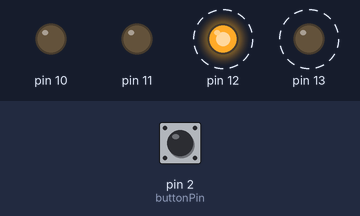
A sketch run on a simulated Arduino Uno, built with avr-gcc and run on an emulated ATmega328P. On the bench: output pins drawn as LEDs (lit = HIGH). Dashed ring = blinking. The test bench sets the inputs (shaded band); at power-on: pin 2 (buttonPin) HIGH.

Above: at 5.0 s.
5.1 s: pin 2 (buttonPin) pulled LOW for 0.15 s
At 5.6 s:
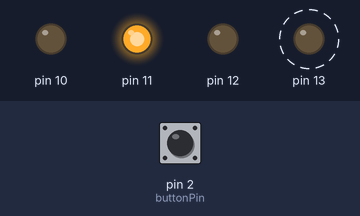
At 6.5 s:
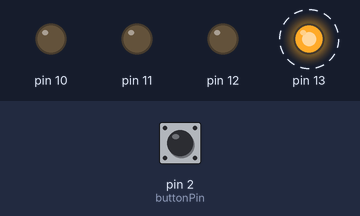
Timing chart, 0 to 14.1 s (numbered marks = the images above; inputs shaded):
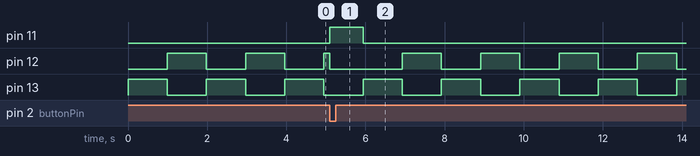

Measured:
- after the input at 5.1 s, pin 11: LOW → HIGH at once, → LOW 0.84 s later
- by itself, pin 12: repeats every 2.0 s: HIGH 0.99 s, LOW 0.99 s
- by itself, pin 13: alternates HIGH for 0.99 s and LOW for 0.99 s

The sketch:

queueWithButtonAdd.ino
```cpp
#include <Arduino_FreeRTOS.h>
#include <queue.h>

typedef void (*TaskFunction)(void*);

typedef struct {
  TaskFunction function;
  void *parameters;
} TaskItem;

QueueHandle_t xTaskQueue;
const int buttonPin = 2;

// Function prototypes
void addTask(void *pvParameters);
void fullTasks(void *pvParameters);
void receiverTask(void *pvParameters);
void idleTask(void *pvParameters);
void showSpecificLed(int port);
void showLed11(void *pvParameters);
void showLed10(void *pvParameters);
void handleButtonInterrupt();

void setup() {
  Serial.begin(9600);
  pinMode(13, OUTPUT);
  pinMode(12, OUTPUT);
  pinMode(11, OUTPUT);
  pinMode(10, OUTPUT);
  pinMode(buttonPin, INPUT_PULLUP);

  // Create a queue that can hold 5 TaskItems
  xTaskQueue = xQueueCreate(5, sizeof(TaskItem));

  // Create the receiver task with reduced stack size
  xTaskCreate(receiverTask, "ReceiverTask", 128, NULL, 2, NULL);

  // Create the idle task with reduced stack size
  xTaskCreate(idleTask, "IdleTask", 128, NULL, 0, NULL);

  // Create interrupt
  attachInterrupt(digitalPinToInterrupt(buttonPin), handleButtonInterrupt, FALLING);

  vTaskStartScheduler();
}

void loop() {
  // Empty loop as required by Arduino framework when using FreeRTOS
}

void addTask(void *pvParameters) {
  TaskItem item = { showLed11, NULL };
  xQueueSend(xTaskQueue, &item, portMAX_DELAY);
  vTaskDelete(NULL);  // Delete task after execution
}

void fullTasks(void *pvParameters) {
  TaskItem item = { showLed10, NULL };
  xQueueSendToFront(xTaskQueue, &item, portMAX_DELAY);
  vTaskDelete(NULL);  // Delete task after execution
}

void receiverTask(void *pvParameters) {
  TaskItem receivedItem;
  for (;;) {
    // Wait indefinitely for data to arrive on the queue
    if (xQueueReceive(xTaskQueue, &receivedItem, portMAX_DELAY) == pdPASS) {
      // Call the function pointer with its parameters
      receivedItem.function(receivedItem.parameters);
      vTaskDelay(1000 / portTICK_PERIOD_MS);  // Delay for demonstration
    }
    taskYIELD();
  }
}

void idleTask(void *pvParameters) {
  for (;;) {
    showSpecificLed(13);
    vTaskDelay(1000 / portTICK_PERIOD_MS);
    showSpecificLed(12);
    vTaskDelay(1000 / portTICK_PERIOD_MS);
  }
}

void showSpecificLed(int port) {
  for (int i = 10; i < 14; i++) {
    if (i == port) {
      digitalWrite(i, HIGH);
    } else {
      digitalWrite(i, LOW);
    }
  }
}

void showLed11(void *pvParameters) {
  showSpecificLed(11);
}

void showLed10(void *pvParameters) {
  showSpecificLed(10);
}

void handleButtonInterrupt() {
  if (uxQueueMessagesWaiting(xTaskQueue) >= 5) {
    return;
  } else if (uxQueueMessagesWaiting(xTaskQueue) == 4) {
    xTaskCreate(fullTasks, "FullTask", 128, NULL, 1, NULL);
  } else {
    xTaskCreate(addTask, "AddTask", 128, NULL, 1, NULL);
  }
}
```
